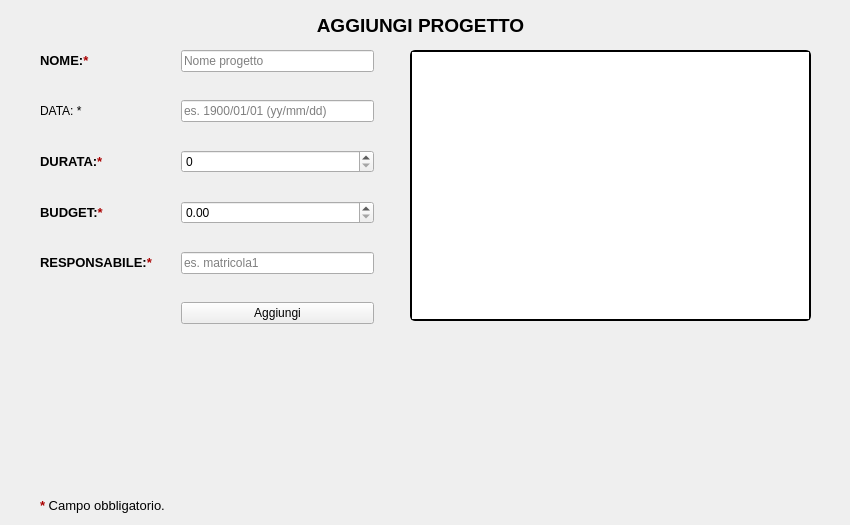
    <widget class="QWidget" name="PageProgetti">
     <widget class="QListWidget" name="OnlyProjectsListWidget">
      <property name="geometry">
       <rect>
        <x>410</x>
        <y>50</y>
        <width>401</width>
        <height>271</height>
       </rect>
      </property>
      <property name="toolTip">
       <string>Finestra progetti</string>
      </property>
      <property name="styleSheet">
       <string notr="true">border: 2px solid black;
border-radius: 5%;</string>
      </property>
     </widget>
     <widget class="QLabel" name="label_20">
      <property name="geometry">
       <rect>
        <x>40</x>
        <y>495</y>
        <width>291</width>
        <height>21</height>
       </rect>
      </property>
      <property name="text">
       <string>&lt;html&gt;&lt;head/&gt;&lt;body&gt;&lt;p&gt;&lt;span style=&quot; font-size:10pt; font-weight:600; color:#aa0000;&quot;&gt;* &lt;/span&gt;&lt;span style=&quot; font-size:10pt; color:#000000;&quot;&gt;Campo obbligatorio.&lt;/span&gt;&lt;/p&gt;&lt;/body&gt;&lt;/html&gt;</string>
      </property>
     </widget>
     <widget class="QWidget" name="layoutWidget_3">
      <property name="geometry">
       <rect>
        <x>40</x>
        <y>50</y>
        <width>341</width>
        <height>451</height>
       </rect>
      </property>
      <layout class="QFormLayout" name="formLayout_3">
       <property name="sizeConstraint">
        <enum>QLayout::SetDefaultConstraint</enum>
       </property>
       <property name="fieldGrowthPolicy">
        <enum>QFormLayout::AllNonFixedFieldsGrow</enum>
       </property>
       <property name="rowWrapPolicy">
        <enum>QFormLayout::WrapLongRows</enum>
       </property>
       <property name="horizontalSpacing">
        <number>28</number>
       </property>
       <property name="verticalSpacing">
        <number>28</number>
       </property>
       <property name="topMargin">
        <number>0</number>
       </property>
       <property name="rightMargin">
        <number>7</number>
       </property>
       <item row="0" column="0">
        <widget class="QLabel" name="label_22">
         <property name="text">
          <string>&lt;html&gt;&lt;head/&gt;&lt;body&gt;&lt;p&gt;&lt;span style=&quot; font-size:10pt; font-weight:600;&quot;&gt;NOME:&lt;/span&gt;&lt;span style=&quot; font-size:10pt; font-weight:600; color:#aa0000;&quot;&gt;*&lt;/span&gt;&lt;/p&gt;&lt;/body&gt;&lt;/html&gt;</string>
         </property>
        </widget>
       </item>
       <item row="0" column="1">
        <widget class="QLineEdit" name="InputNome_Progetto">
         <property name="toolTip">
          <string>Inserisci nome progetto</string>
         </property>
         <property name="placeholderText">
          <string>Nome progetto</string>
         </property>
        </widget>
       </item>
       <item row="1" column="0">
        <widget class="QLabel" name="label_23">
         <property name="text">
          <string>&lt;html&gt;&lt;head/&gt;&lt;body&gt;&lt;p&gt;&lt;span style=&quot; font-size:10pt; font-weight:600;&quot;&gt;DATA:&lt;/span&gt;&lt;span style=&quot; font-size:10pt; font-weight:600; color:#aa0000;&quot;&gt;*&lt;/span&gt;&lt;/p&gt;&lt;/body&gt;&lt;/html&gt;</string>
         </property>
        </widget>
       </item>
       <item row="1" column="1">
        <widget class="QLineEdit" name="InputData_Progetto">
         <property name="toolTip">
          <string>Inserisci data</string>
         </property>
         <property name="placeholderText">
          <string>es. 1900/01/01 (yy/mm/dd)</string>
         </property>
        </widget>
       </item>
       <item row="2" column="0">
        <widget class="QLabel" name="label_24">
         <property name="text">
          <string>&lt;html&gt;&lt;head/&gt;&lt;body&gt;&lt;p&gt;&lt;span style=&quot; font-size:10pt; font-weight:600;&quot;&gt;DURATA:&lt;/span&gt;&lt;span style=&quot; font-size:10pt; font-weight:600; color:#aa0000;&quot;&gt;*&lt;/span&gt;&lt;/p&gt;&lt;/body&gt;&lt;/html&gt;</string>
         </property>
        </widget>
       </item>
       <item row="3" column="0">
        <widget class="QLabel" name="label_25">
         <property name="text">
          <string>&lt;html&gt;&lt;head/&gt;&lt;body&gt;&lt;p&gt;&lt;span style=&quot; font-size:10pt; font-weight:600;&quot;&gt;BUDGET:&lt;/span&gt;&lt;span style=&quot; font-size:10pt; font-weight:600; color:#aa0000;&quot;&gt;*&lt;/span&gt;&lt;/p&gt;&lt;/body&gt;&lt;/html&gt;</string>
         </property>
        </widget>
       </item>
       <item row="4" column="0">
        <widget class="QLabel" name="label_26">
         <property name="text">
          <string>&lt;html&gt;&lt;head/&gt;&lt;body&gt;&lt;p&gt;&lt;span style=&quot; font-size:10pt; font-weight:600;&quot;&gt;RESPONSABILE:&lt;/span&gt;&lt;span style=&quot; font-size:10pt; font-weight:600; color:#aa0000;&quot;&gt;*&lt;/span&gt;&lt;/p&gt;&lt;/body&gt;&lt;/html&gt;</string>
         </property>
        </widget>
       </item>
       <item row="4" column="1">
        <widget class="QLineEdit" name="InputResponsabile_Progetto">
         <property name="toolTip">
          <string>Inserisci responsabile progetto</string>
         </property>
         <property name="placeholderText">
          <string>es. matricola1</string>
         </property>
        </widget>
       </item>
       <item row="5" column="1">
        <widget class="QPushButton" name="AddProject_btn">
         <property name="text">
          <string>Aggiungi</string>
         </property>
        </widget>
       </item>
       <item row="2" column="1">
        <widget class="QSpinBox" name="InputDurata_Progetto">
         <property name="toolTip">
          <string>Inserisci durata progetto - (in mesi)</string>
         </property>
        </widget>
       </item>
       <item row="3" column="1">
        <widget class="QDoubleSpinBox" name="InputBudget_Progetto">
         <property name="toolTip">
          <string>Inserisci Budget progetto</string>
         </property>
         <property name="maximum">
          <double>100000.000000000000000</double>
         </property>
         <property name="singleStep">
          <double>100.000000000000000</double>
         </property>
        </widget>
       </item>
      </layout>
     </widget>
     <widget class="QLabel" name="label_27">
      <property name="geometry">
       <rect>
        <x>0</x>
        <y>10</y>
        <width>841</width>
        <height>31</height>
       </rect>
      </property>
      <property name="text">
       <string>&lt;html&gt;&lt;head/&gt;&lt;body&gt;&lt;p align=&quot;center&quot;&gt;&lt;span style=&quot; font-size:14pt; font-weight:600;&quot;&gt;AGGIUNGI PROGETTO&lt;/span&gt;&lt;/p&gt;&lt;/body&gt;&lt;/html&gt;</string>
      </property>
     </widget>
    </widget>
